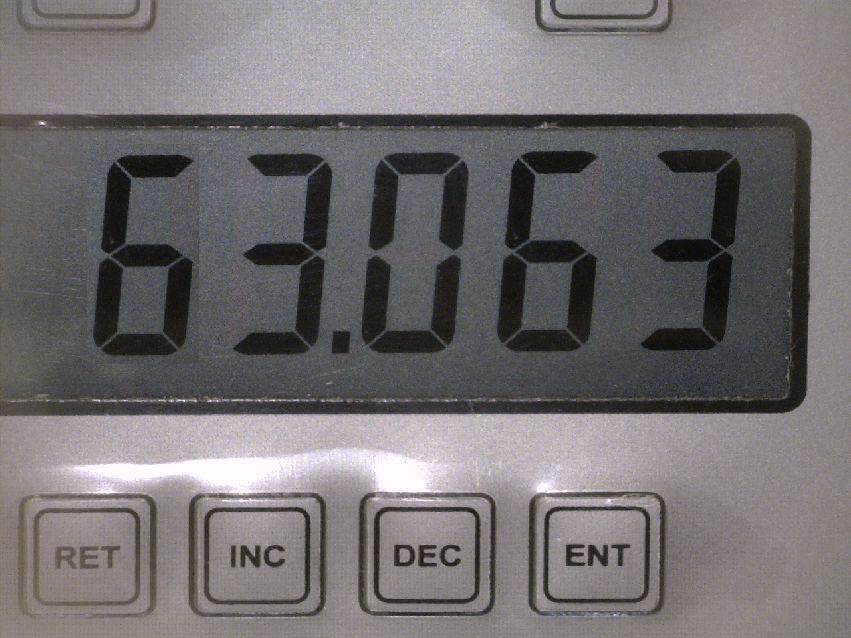
#> input picture Digital Clock Solution/Images/img (1).bmp, 851 x 638 px, found by its file name
$ jupyter execute --allow-errors ClockSolution.ipynb   (shell and % lines are left out)
#> lines starting #> are read from the running program, lines starting #| are printed output that depends on the picture; after the words box and inside, x2 and y2 are one past the last pixel; in counts of white or black regions, pixels touching at a corner belong together
[cell 1]
#Install Pre-Req

[cell 2]
#Import das Libs
from matplotlib import pyplot as plot
from PIL import Image

import matplotlib as mpl
import numpy as np
import easyocr
import math
import cv2
import re

[cell 3]
#Realiza-se o Upload da Imagem para o Google Colab.
path = 'img (1).bmp'
img = cv2.imread(path)
#> img is the input picture: shape (638, 851, 3); mean B, G, R 112.9, 111.2, 114.5

[cell 4]
#Cria-se uma Cópia da Imagem para a Apresentação dos Resultados
original = img

[cell 5]
#Visualização da Imagem
plot.imshow(img,cmap='gray')
plot.show()

[cell 6]
#Recorte da Região de Interesse
x, y, w, h = 65, 135, 685, 230
img = img[y:y+h, x:x+w]
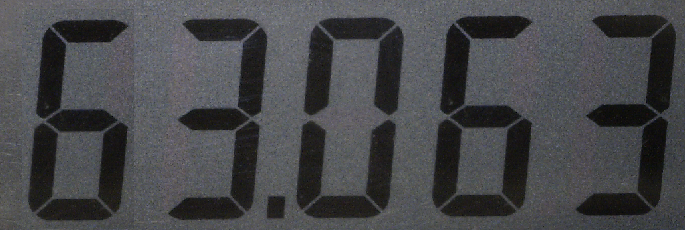
#> img: shape (230, 685, 3); mean B, G, R 74.1, 71.5, 70.6

[cell 7]
#Visualização da Imagem após Recorte
plot.imshow(img,cmap='gray')
plot.show()

[cell 8]
#Aplica-se a Normalização para Melhorar a Resolução da Imagem (Utilizou-se MinMax)
norm_img = np.zeros((img.shape[0], img.shape[1]))
img = cv2.normalize(img, norm_img, 0, 255, cv2.NORM_MINMAX)
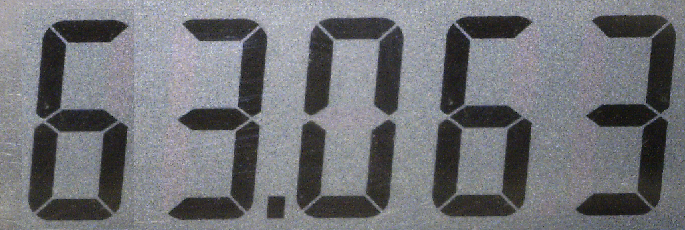
#> img: shape (230, 685, 3); mean B, G, R 119.5, 115.3, 113.9

[cell 9]
#Destacando as Cores Escuras da Imagem
kernel = cv2.getStructuringElement(cv2.MORPH_RECT, (1,2))
img = cv2.morphologyEx(img, cv2.MORPH_OPEN, kernel,iterations=1)
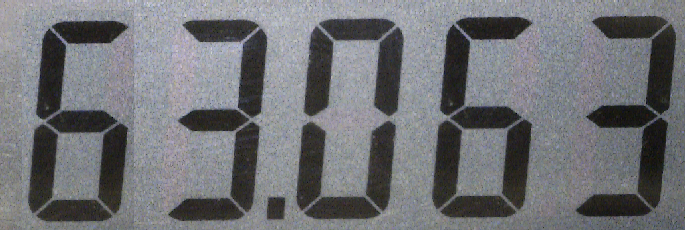
#> img: shape (230, 685, 3); mean B, G, R 117.5, 113.9, 112.6

[cell 10]
#Aplicaçao do filtro de Mediana
img = cv2.medianBlur(img,(7))

[cell 11]
#Exibição do Resultado da Aplicação da Mediana
plot.imshow(img,cmap='gray')
plot.show()

[cell 12]
#Inicialmente, converte-se a imagem colorida para Escalas de Cinza
img_gray = cv2.cvtColor(img, cv2.COLOR_BGR2GRAY)
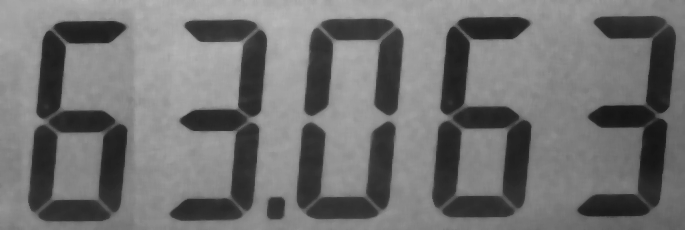
#> img_gray: shape (230, 685); min 20, max 185, mean 114

[cell 13]
#Ajuste Fino do Limiar para a Tarefa de Limiarização
if path == 'img (8).BMP':
  T = 45
elif path == 'img (10).BMP':
  T = 73
elif path == 'img (12).BMP':
  T = 40
elif path == 'img (13).BMP':
  T = 6
elif path == 'img (18).BMP':
  T = 88
else:
  T = 85

[cell 14]
#Aplicação da limiarização com o OpenCV (Ajuste Fino)
T ,img_bin = cv2.threshold(img_gray, T, 255, cv2.THRESH_BINARY)
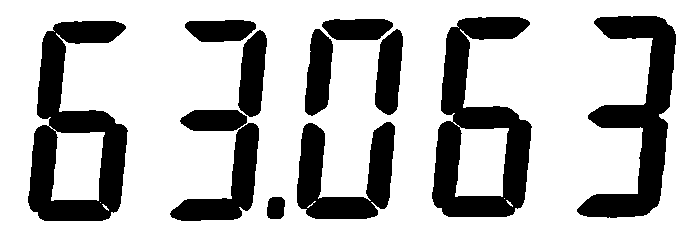
#> img_bin: shape (230, 685); 71.6% white; 12 black regions, largest, box (x1, y1, x2, y2) and area: (432, 17, 532, 217) 9561, (28, 21, 128, 221) 9561, (577, 16, 676, 218) 8062
#> T = 85

[cell 15]
#Visuaização da Imagem Binarizada
plot.imshow(img_bin,cmap='gray')
plot.show()

[cell 16]
#Em seguida, cria um EE de 4x4 com 1's
EE = cv2.getStructuringElement(cv2.MORPH_RECT,(4,4))

[cell 17]
#Aplicação do Operador da Erosão
if path == 'img (13).BMP':
  img_final = cv2.erode(img_bin,EE,iterations = 11)
else:
  img_final = cv2.erode(img_bin,EE,iterations = 5)
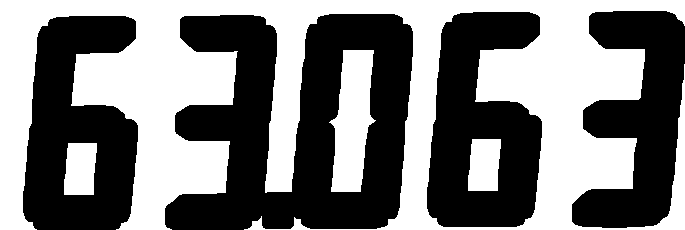
#> img_final: shape (230, 685); 48% white; 4 white regions, box (x1, y1, x2, y2) and area: (0, 0, 685, 230) 68076, (329, 50, 376, 192) 4447, (468, 139, 501, 191) 1532, (64, 143, 97, 195) 1532

$ run again, with Digital Clock Solution/Images/img (11).BMP copied over Digital Clock Solution/Images/img (1).bmp
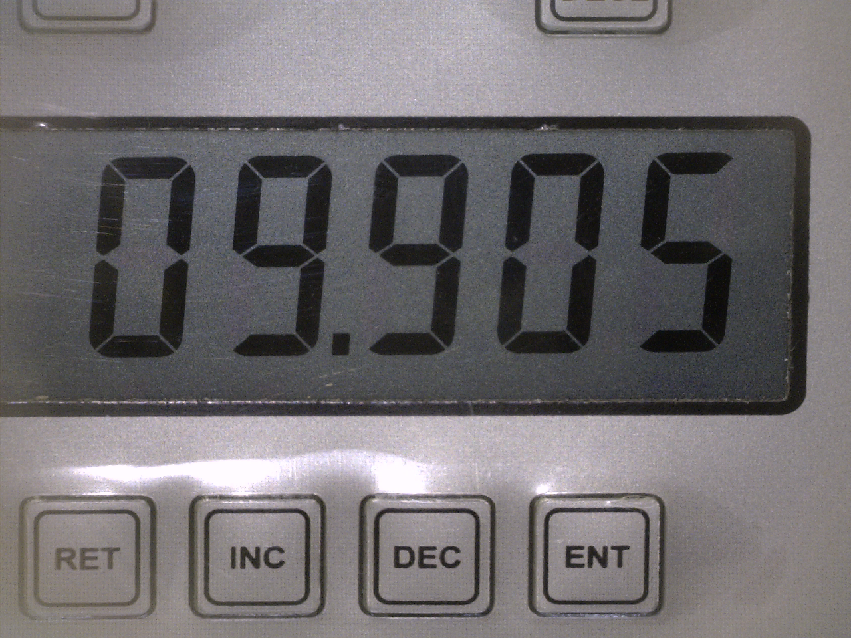
#> input picture Digital Clock Solution/Images/img (11).BMP, 851 x 638 px, found by its file name
#> img is the input picture: shape (638, 851, 3); mean B, G, R 111.7, 109.6, 112.9
#> `T ,img_bin = cv2.threshold(img_gray, T, 255, cv2.THRESH_BINARY)`:
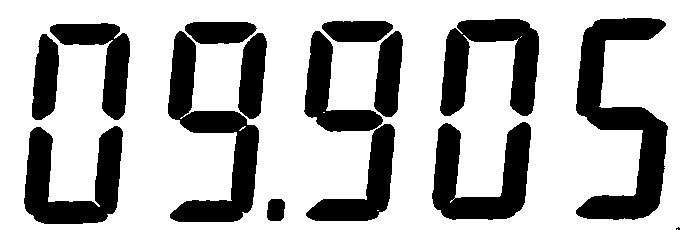
#> img_bin: shape (230, 685); 70% white; 15 black regions (1 under 20 px), largest, box (x1, y1, x2, y2) and area: (576, 18, 668, 220) 8109, (168, 31, 259, 222) 6307, (432, 122, 531, 220) 5128
#> T = 85
#> `img_final = cv2.erode(img_bin,EE,iterations = 5)`:
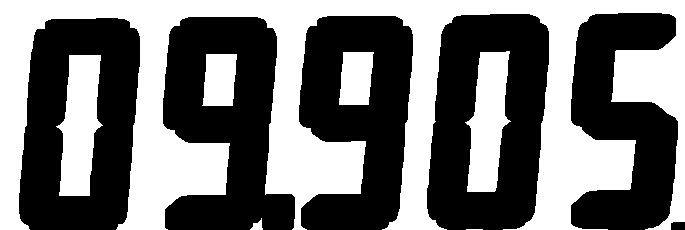
#> img_final: shape (230, 685); 45.2% white; 7 white regions (1 under 20 px), largest, box (x1, y1, x2, y2) and area: (0, 0, 685, 230) 59214, (56, 55, 103, 196) 4443, (465, 51, 511, 192) 4265, (339, 52, 374, 105) 1595, (202, 54, 237, 106) 1571, (250, 218, 263, 230) 82

$ run again, with Digital Clock Solution/Images/img (14).BMP copied over Digital Clock Solution/Images/img (1).bmp
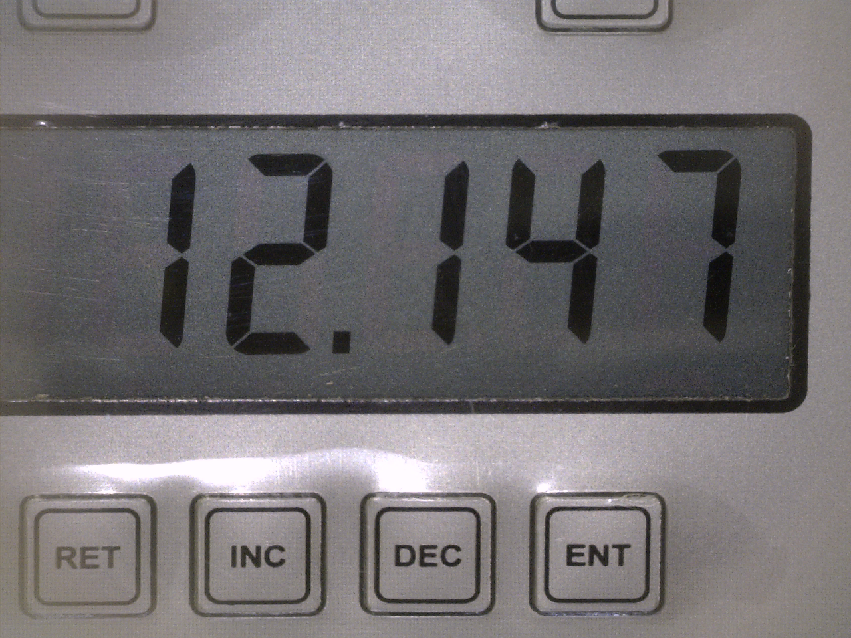
#> input picture Digital Clock Solution/Images/img (14).BMP, 851 x 638 px, found by its file name
#> img is the input picture: shape (638, 851, 3); mean B, G, R 115.6, 113.8, 117.2
#> `T ,img_bin = cv2.threshold(img_gray, T, 255, cv2.THRESH_BINARY)`:
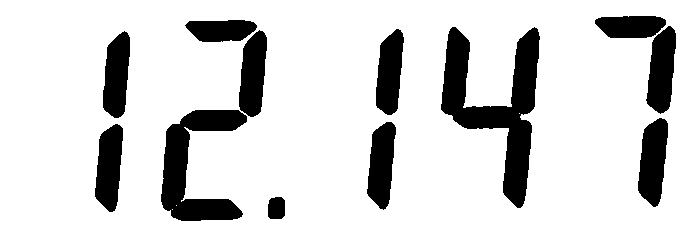
#> img_bin: shape (230, 685); 83% white; 12 black regions, largest, box (x1, y1, x2, y2) and area: (441, 27, 540, 208) 6808, (161, 110, 247, 221) 4380, (638, 118, 668, 207) 1922
#> T = 85
#> `img_final = cv2.erode(img_bin,EE,iterations = 5)`:
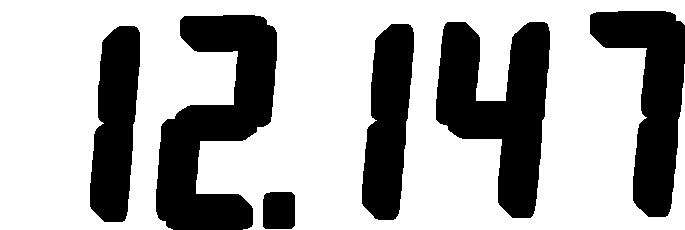
#> img_final: shape (230, 685); 66.8% white; 6 black regions, box (x1, y1, x2, y2) and area: (156, 15, 277, 230) 14109, (436, 22, 550, 218) 12698, (590, 11, 685, 217) 9840, (362, 24, 414, 220) 7278, (90, 26, 140, 222) 7262, (263, 192, 295, 229) 1153
